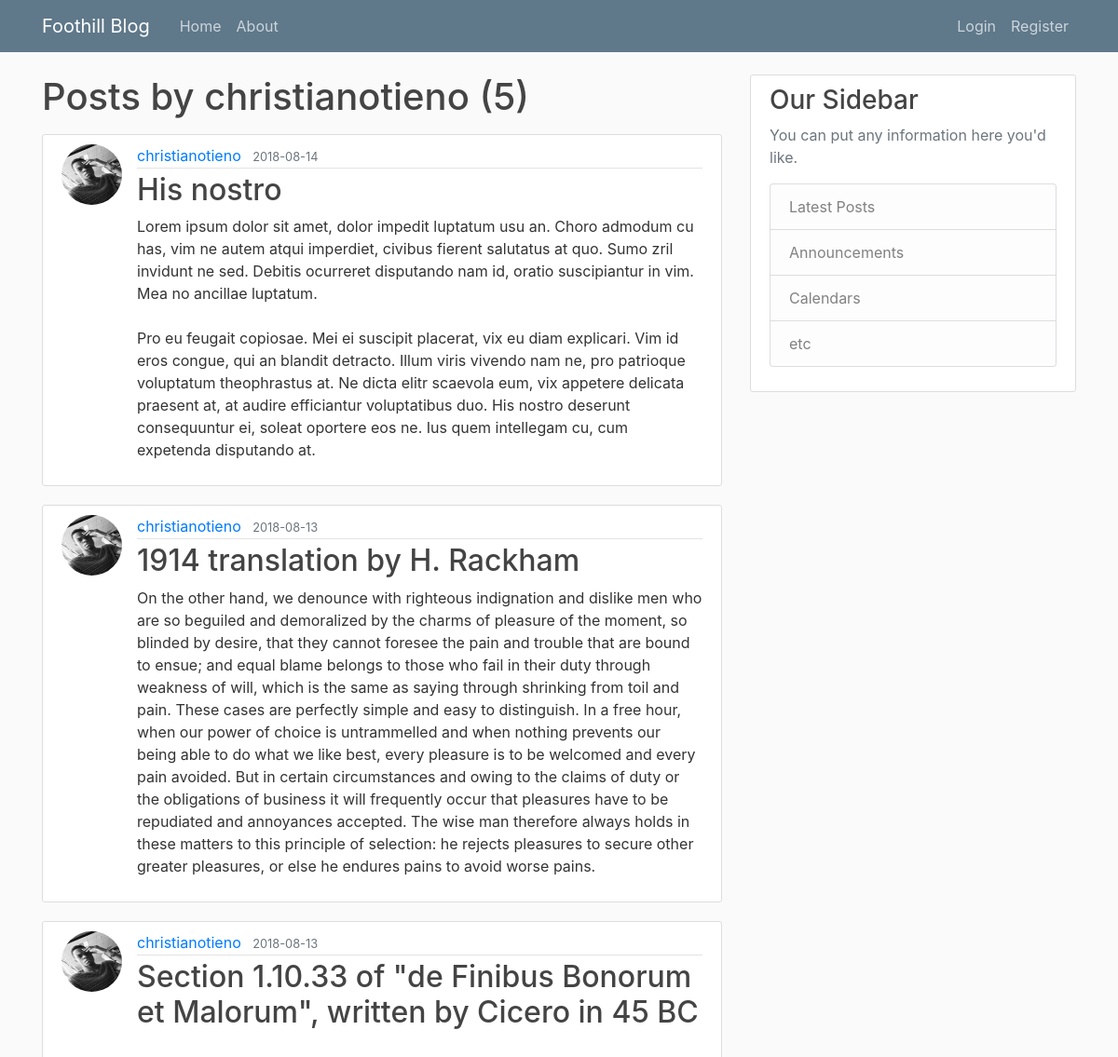
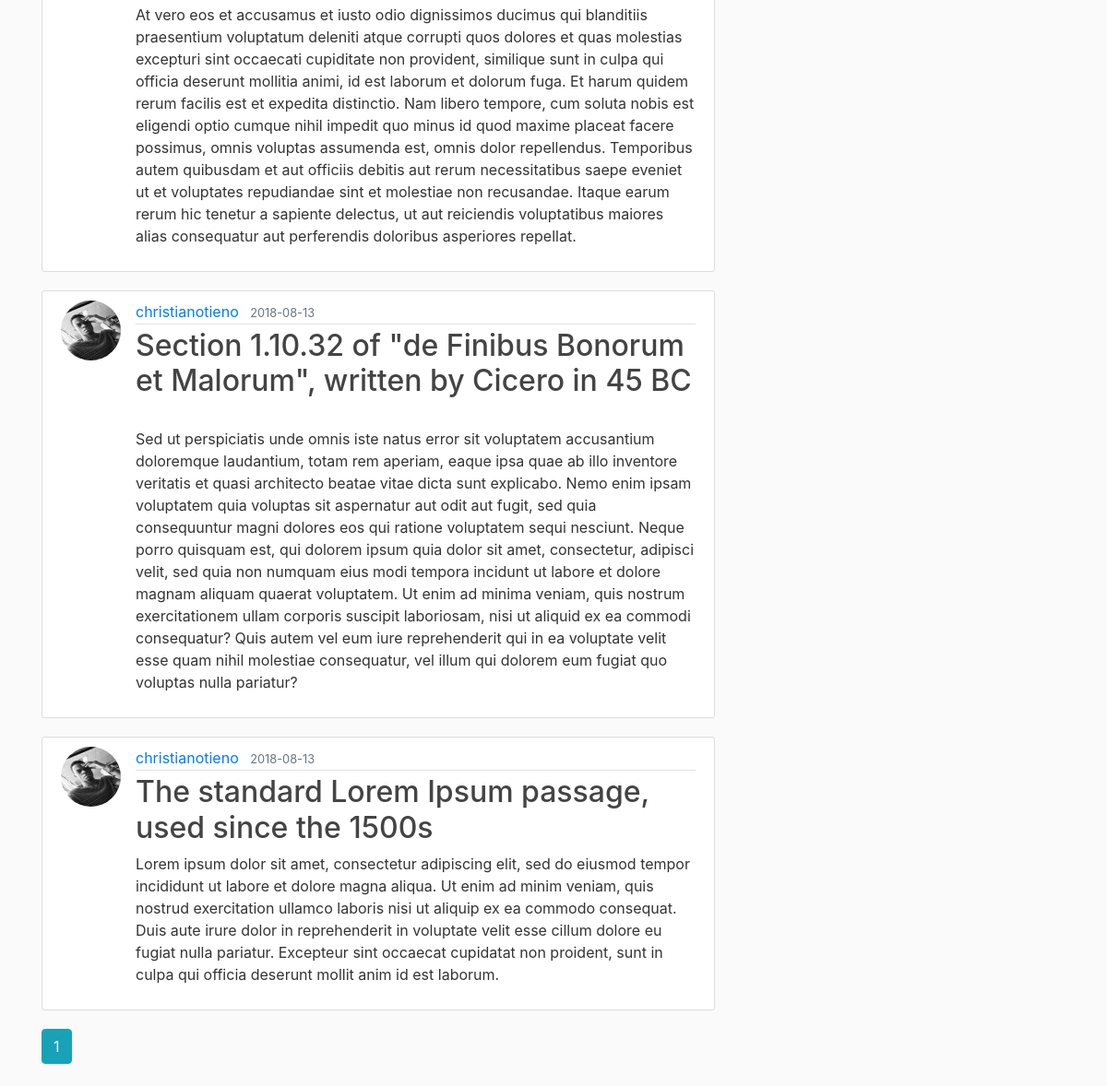
The app's page /user/christianotieno with its own data (2 pictures, top to bottom).
### blog/models.py (models this page shows, shortened)
class User(db.Model, UserMixin):
    id = db.Column(db.Integer, primary_key=True)
    username = db.Column(db.String(20), unique=True, nullable=False)
    email = db.Column(db.String(120), unique=True, nullable=False)
    ImageFile = db.Column(db.String(20), nullable=False,
                           default='default.jpg')
    password = db.Column(db.String(60), nullable=False)
    posts = db.relationship('Post', backref='author', lazy=True)

class Post(db.Model):
    id = db.Column(db.Integer, primary_key=True)
    title = db.Column(db.String(100), nullable=False)
    DatePosted = db.Column(db.DateTime, nullable=False, default=datetime.utcnow)
    content = db.Column(db.Text, nullable=False)
    UserId = db.Column(db.Integer, db.ForeignKey('user.id'), nullable=False)

### blog/routes.py (the view)
@app.route("/user/<string:username>")
def UserPosts(username):
    page = request.args.get('page', 1, type=int)
    user = User.query.filter_by(username=username).first_or_404()
    posts = Post.query.filter_by(author=user)\
        .order_by(Post.DatePosted.desc())\
        .paginate(page=page, per_page=5)
    return render_template('UserPosts.html', posts=posts, user=user)

### blog/templates/UserPosts.html
{% extends "layout.html" %}
{% block content %}
<h1 class="mb-3">Posts by {{ user.username }} ({{ posts.total }})</h1>
{% for post in posts.items %}
    <article class="media content-section">
        <img class="rounded-circle article-img" src="{{ url_for('static', filename='ProfilePics/' + post.author.ImageFile) }}">
        <div class="media-body">
            <div class="article-metadata">
                <a class="mr-2" href="{{ url_for('UserPosts', username=post.author.username) }}">{{ post.author.username }}</a>
                <small class="text-muted">{{ post.DatePosted.strftime('%Y-%m-%d') }}</small>
            </div>
            <h2><a class="article-title" href="{{ url_for('post', post_id=post.id) }}">{{ post.title }}</a></h2>
            <p class="article-content">{{ post.content }}</p>
        </div>
    </article>
{% endfor %} {% for page_num in posts.iter_pages(left_edge=1, right_edge=1, left_current=1, right_current=2) %} {% if page_num
%} {% if posts.page == page_num %}
<a class="btn btn-info mb-4" href="{{ url_for('UserPosts', username=user.username, page=page_num) }}">{{ page_num }}</a>
{% else %}
<a class="btn btn-outline-info mb-4" href="{{ url_for('UserPosts', username=user.username, page=page_num) }}">{{ page_num
    }}</a>
{% endif %} {% else %} ... {% endif %} {% endfor %} {% endblock content %}

### blog/static/main.css (style rules this page uses)
body { background: #fafafa; color: #333333; margin-top: 5rem; }
h1, h2, h3, h4, h5, h6 { color: #444444; }
.content-section { background: #ffffff; padding: 10px 20px; border: 1px solid #dddddd; border-radius: 3px; margin-bottom: 20px; }
.article-title { color: #444444; }
.article-content { white-space: pre-line; }
.article-img { height: 65px; width: 65px; margin-right: 16px; }
.article-metadata { padding-bottom: 1px; margin-bottom: 4px; border-bottom: 1px solid #e3e3e3 }

### records on screen
User: username "christianotieno"
Post: author.username "christianotieno", DatePosted "2018-08-14", title "His nostro", content "Lorem ipsum dolor sit amet, dolor impedit luptatum usu an. Choro admodum cu has, vim ne autem atqui imperdiet, civibus fierent salutatus at quo. Sumo zril invidunt ne sed. Debitis ocurreret disputando nam id, oratio suscipiantur in vim. Mea no ancillae luptatum. Pro eu feugait copiosae. Mei ei suscipit placerat, vix eu diam explicari. Vim id eros congue, qui an blandit detracto. Illum viris vivendo nam ne, pro patrioque voluptatum theophrastus at. Ne dicta elitr scaevola eum, vix appetere delicata praesent at, at audire efficiantur voluptatibus duo. His nostro deserunt consequuntur ei, soleat oportere eos ne. Ius quem intellegam cu, cum expetenda disputando at."
Post: author.username "christianotieno", DatePosted "2018-08-13", title "1914 translation by H. Rackham", content "On the other hand, we denounce with righteous indignation and dislike men who are so beguiled and demoralized by the charms of pleasure of the moment, so blinded by desire, that they cannot foresee the pain and trouble that are bound to ensue; and equal blame belongs to those who fail in their duty through weakness of will, which is the same as saying through shrinking from toil and pain. These cases are perfectly simple and easy to distinguish. In a free hour, when our power of choice is untrammelled and when nothing prevents our being able to do what we like best, every pleasure is to be welcomed and every pain avoided. But in certain circumstances and owing to the claims of duty or the…"
Post: author.username "christianotieno", DatePosted "2018-08-13", title "Section 1.10.33 of \"de Finibus Bonorum et Malorum\", written by Cicero in 45 BC", content "At vero eos et accusamus et iusto odio dignissimos ducimus qui blanditiis praesentium voluptatum deleniti atque corrupti quos dolores et quas molestias excepturi sint occaecati cupiditate non provident, similique sunt in culpa qui officia deserunt mollitia animi, id est laborum et dolorum fuga. Et harum quidem rerum facilis est et expedita distinctio. Nam libero tempore, cum soluta nobis est eligendi optio cumque nihil impedit quo minus id quod maxime placeat facere possimus, omnis voluptas assumenda est, omnis dolor repellendus. Temporibus autem quibusdam et aut officiis debitis aut rerum necessitatibus saepe eveniet ut et voluptates repudiandae sint et molestiae non recusandae. Itaque…"
Post: author.username "christianotieno", DatePosted "2018-08-13", title "Section 1.10.32 of \"de Finibus Bonorum et Malorum\", written by Cicero in 45 BC", content "Sed ut perspiciatis unde omnis iste natus error sit voluptatem accusantium doloremque laudantium, totam rem aperiam, eaque ipsa quae ab illo inventore veritatis et quasi architecto beatae vitae dicta sunt explicabo. Nemo enim ipsam voluptatem quia voluptas sit aspernatur aut odit aut fugit, sed quia consequuntur magni dolores eos qui ratione voluptatem sequi nesciunt. Neque porro quisquam est, qui dolorem ipsum quia dolor sit amet, consectetur, adipisci velit, sed quia non numquam eius modi tempora incidunt ut labore et dolore magnam aliquam quaerat voluptatem. Ut enim ad minima veniam, quis nostrum exercitationem ullam corporis suscipit laboriosam, nisi ut aliquid ex ea commodi…"
Post: author.username "christianotieno", DatePosted "2018-08-13", title "The standard Lorem Ipsum passage, used since the 1500s", content "Lorem ipsum dolor sit amet, consectetur adipiscing elit, sed do eiusmod tempor incididunt ut labore et dolore magna aliqua. Ut enim ad minim veniam, quis nostrud exercitation ullamco laboris nisi ut aliquip ex ea commodo consequat. Duis aute irure dolor in reprehenderit in voluptate velit esse cillum dolore eu fugiat nulla pariatur. Excepteur sint occaecat cupidatat non proident, sunt in culpa qui officia deserunt mollit anim id est laborum."

### other values on screen
{{ posts.total }} "5"
{{ page_num }} "1"
